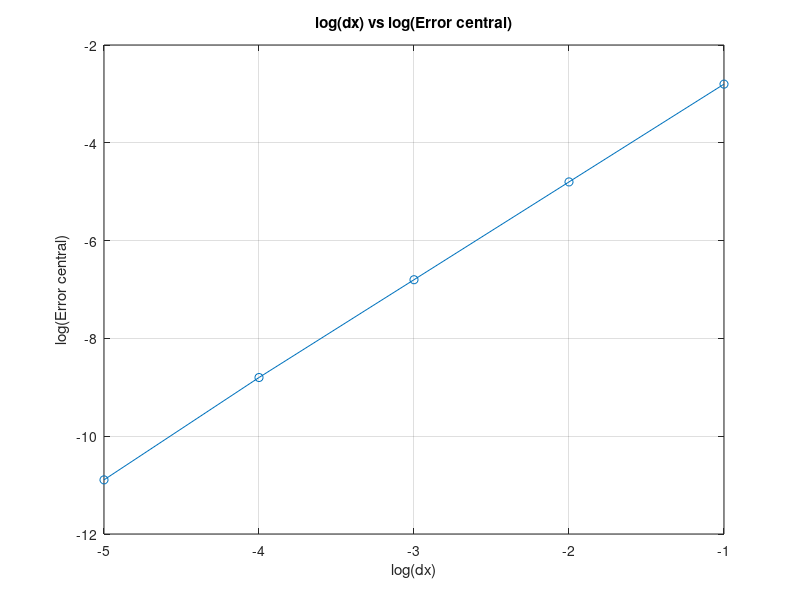

Here is the MATLAB script that generated this plot:
% Definir la función y su derivada exacta
f = @(x) sin(x);
df_exacta = @(x) cos(x);

% Punto donde se evaluará la derivada
x0 = pi/10;

% Diferencias de x (dx) que se van a usar
dx_values = [0.00001, 0.0001, 0.001, 0.01, 0.1];

% Inicialización de las variables para almacenar los resultados
deriv_central = zeros(size(dx_values));
error_central = zeros(size(dx_values));
log_dx = log10(dx_values);
log_error_central = zeros(size(dx_values));

% Cálculo de la derivada numérica central y el error asociado
for i = 1:length(dx_values)
    dx = dx_values(i);
    deriv_central(i) = (f(x0 + dx) - f(x0 - dx)) / (2 * dx); % (-Ys-1 + Ys+1) 2*delta X
    error_central(i) = abs(deriv_central(i) - df_exacta(x0));
    log_error_central(i) = log10(error_central(i));
end

% Mostrar los resultados en forma de tabla
tabla = [dx_values' deriv_central' df_exacta(x0)*ones(size(dx_values')) error_central' log_dx' log_error_central'];
disp('  dx         deriv1 Central   Deriv Exacta   Error Central   log(dx)   log(ErrorCentral)');
disp(tabla);

% Calcular la pendiente en la gráfica log-log
pendiente = diff(log_error_central) ./ diff(log_dx);
disp('Pendientes:');
disp(pendiente);

% Graficar log(dx) vs log(Error central)
figure;
plot(log_dx, log_error_central, '-o');
xlabel('log(dx)');
ylabel('log(Error central)');
title('log(dx) vs log(Error central)');
grid on;

